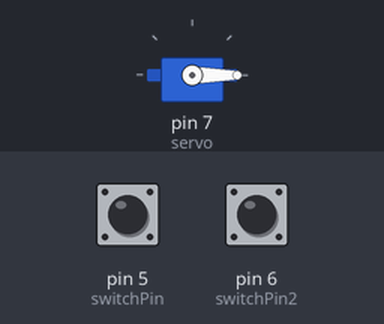
Simulated run of this sketch. Board: Arduino Uno, built with avr-gcc and run on an emulated ATmega328P. On the bench: servo. The inputs (shaded band) are chosen by the test bench; at power-on: pin 5 (switchPin) LOW, pin 6 (switchPin2) LOW.

Above: at 1.2 s.
1.3 s: pin 5 (switchPin) pulled HIGH for 0.15 s
At 1.76 s:
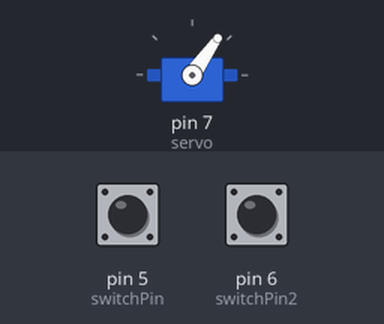
4.3 s: pin 6 (switchPin2) pulled HIGH for 0.15 s
At 4.75 s:
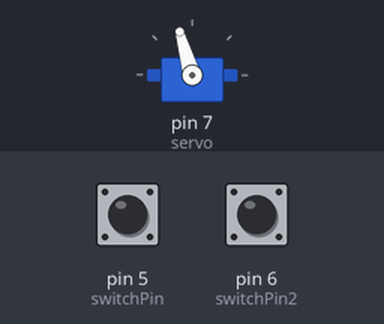
6.7 s: pin 6 (switchPin2) pulled HIGH for 1 s
At 8.06 s:
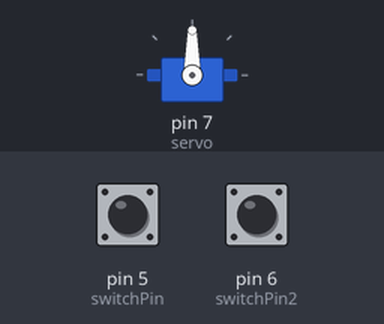
10.0 s: pin 5 (switchPin) pulled HIGH for 1 s
At 11.38 s:
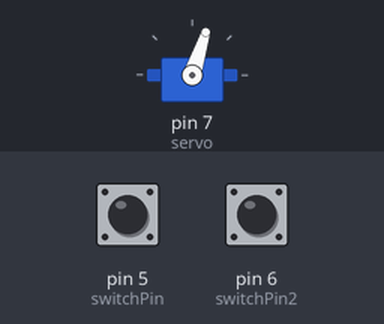
13.3 s: pin 5 (switchPin) driven HIGH and pin 6 (switchPin2) driven HIGH
At 14.7 s:
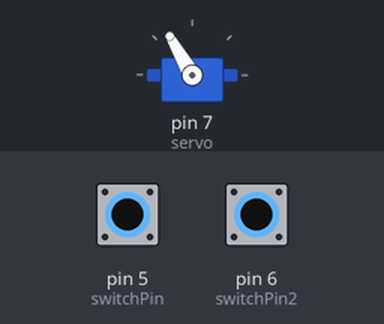
16.3 s: pin 5 (switchPin) driven LOW
Timing chart, 0 to 20.3 s (numbered marks = the images above; inputs shaded):
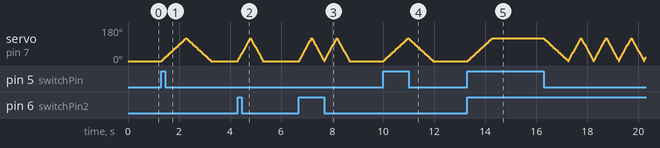

The sketch:

Opdracht_6.ino
```cpp
// opdracht 6
#include<Servo.h>
int Positie = 0; //variabele voor positie als teller aanmaken en op 0 zetten
int switchPin = 5; //instancieren van drukknop 1 op poort 5
int switchPin2 = 6; //instancieren van drukknop 2 op poort 5
int druknop1 = LOW; //drukknop1 variabele aanmaken en deze op LOW zetten
int druknop2 = LOW; //drukknop2 variabele aanmaken en deze op LOW zetten
Servo servo; //servo instancieren

//functie setup aanspreken
void setup() {
  pinMode(switchPin, INPUT); // zorgen dat drukknop 1 input verwacht
  pinMode(switchPin2, INPUT); // zorgen dat drukknop 2 input verwacht
  servo.attach(7); //servo op poort 7 zetten
}

//functie loop aanspreken
void loop() {
  int drukknop1 = digitalRead(switchPin); //waardes van drukknop1 uitlezen
  int drukknop2 = digitalRead(switchPin2); //waardes van  drukknop2 uitlezen
  servo.write(0); //zorgen dat de servo niks doet als er niks gebeurd

  if (drukknop1 == HIGH && drukknop2 == LOW) { //if statement voor wanneer drukknop 1 ingedrukt
    servoSpin(8,0); //functie servoSpin aanspreken met 8 en 0 als parameters. Zo gaat hij in 1 sec heen en terug
  }

  if (drukknop1 == LOW && drukknop2 == HIGH) { //if statement voor wanneer drukknop 1 ingedrukt
    servoSpin(4,0); //functie servoSpin aanspreken met 4 en 0 als parameters. Zo gaat hij in 0.5 sec heen en terug
  }

  if (drukknop1 == HIGH && drukknop2 == HIGH) { //if statement voor wanneer beide drukknoppen zijn ingedrukt
    servoSpin(8, 2000); //functie servoSpin aanspreken met 8 en 2000 als parameters. Zo gaat hij in 1 sec heen, wacht 2 seconden en gaat weer in 1 sec terug
  }
}

//functie servoSpin aanspreken
 void servoSpin(int vertraging, int wait) { //parameters vertraging en wait zijn nodig
   for (Positie = 0; Positie <= 120; Positie +=1){ //positie naar 120 laten gaan met for loop
    servo.write(Positie); //op laten lopen van de positie
    delay(vertraging); //delay op de servoMotor
  }
   delay(wait); //delay voordat het terugdraaien
   for (Positie = 120; Positie >= 0; Positie -=1){ //deze for loop werkt hetzelfde als hierboven maar is voor het terugdraaien
    servo.write(Positie);
    delay(vertraging);
   }
 }
```

Measured:
- after the input at 1.3 s, servo on pin 7 (servo): rises from 0° to 120° in 0.96 s, then falls to 0° in 0.98 s
- after the input at 4.3 s, servo on pin 7 (servo): rises from 0° to 120° in 0.49 s, then falls to 0° in 0.49 s
- after the input at 10.0 s, servo on pin 7 (servo): rises from 0° to 120° in 0.96 s, then falls to 0° in 0.98 s
- after the input at 13.3 s, servo on pin 7 (servo): rises from 0° to 120° in 0.97 s, then falls to 119° in 2.0 s
